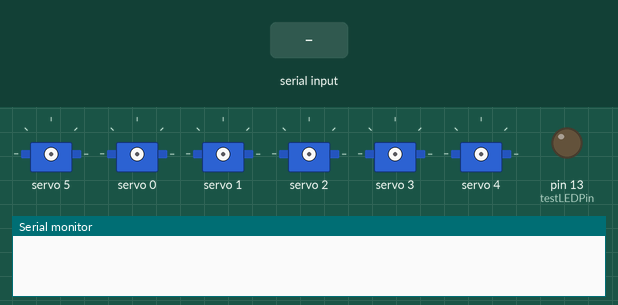
The sketch below on a simulated Arduino Uno, built with avr-gcc and run on an emulated ATmega328P. Shown: 6 × servo, output pins drawn as LEDs (lit = HIGH), the last lines printed to the serial monitor. The test bench sets the inputs (shaded band).

Above: at 1.2 s.
1.3 s: "F\n" received over Serial
2.8 s: byte 65 ('A') received over Serial
4.3 s: byte 66 ('B') received over Serial
At 4.6 s:
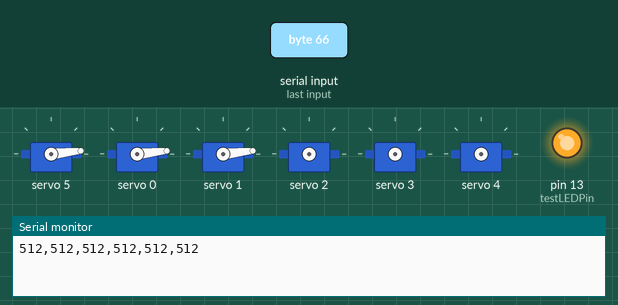
5.8 s: byte 67 ('C') received over Serial
7.3 s: byte 68 ('D') received over Serial
8.8 s: byte 69 ('E') received over Serial
Timing chart, 0 to 11.3 s (numbered marks = the images above; inputs shaded):
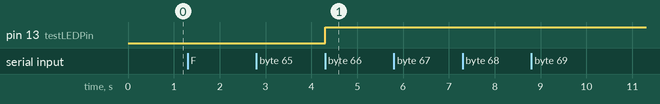

The sketch:

servoControllerTest3.ino
```cpp
//control servos with adafruit servo controller

#include <Wire.h>
#include <Adafruit_PWMServoDriver.h>

// called this way, it uses the default address 0x40
Adafruit_PWMServoDriver pwm = Adafruit_PWMServoDriver();
// you can also call it with a different address you want
//Adafruit_PWMServoDriver pwm = Adafruit_PWMServoDriver(0x41);

// Depending on your servo make, the pulse width min and max may vary, you
// want these to be as small/large as possible without hitting the hard stop
// for max range. You'll have to tweak them as necessary to match the servos you
// have!
#define SERVOMIN  150 // this is the 'minimum' pulse length count (out of 4096)
#define SERVOMAX  600 // this is the 'maximum' pulse length count (out of 4096)

uint8_t servonum = 0;
int pulselength = 0;


// sets up the analog inputs for the piezo sensors
#define piezoSensor1 A0
#define piezoSensor2 A1
#define piezoSensor3 A2
#define piezoSensor4 A3
#define piezoSensor5 A4
#define piezoSensor6 A5

#define testLEDPin 13

boolean readyToTransmit = false;
boolean readyToReceive = true;

//=================== setup() ===================
void setup()
{
  // start serial port at 9600 bps:
  Serial.begin(9600);
  pinMode(testLEDPin, OUTPUT);

  pwm.begin();
  pwm.setPWMFreq(60);  // Analog servos run at ~60 Hz updates

}

//=================== loop() ===================
void loop()
{

  if (readyToTransmit) transmitSensorValuesToProcessing();
  if (readyToReceive) receiveServoValuesFromProcessing();

}

//=================== transmitSensorValuesToProcessing() ===================
void transmitSensorValuesToProcessing(){

    Serial.print(analogRead(piezoSensor1));
    Serial.print(',');
    Serial.print(analogRead(piezoSensor2));
    Serial.print(',');
    Serial.print(analogRead(piezoSensor3));
    Serial.print(',');
    Serial.print(analogRead(piezoSensor4));
    Serial.print(',');
    Serial.print(analogRead(piezoSensor5));
    Serial.print(',');
    Serial.print(analogRead(piezoSensor6));
    Serial.print('\n'); //send a signal to tell Processing that I'm done transmitting sensor values

    //now switch the flag
    readyToTransmit = false;
    readyToReceive = true;
}

//=================== reeciveServoValuesFromProcessing() ===================
void receiveServoValuesFromProcessing(){

  static int v = 0;
  if (Serial.available()) {
    char ch = Serial.read();
    switch(ch) {
    case '0'...'9':
      v = v * 10 + ch - '0';
      break;

    case '\n':  //this means that Processing is ready to receive sensor values
      //now switch the flag
      readyToTransmit = true;
      readyToReceive = false;
      v = 0;
      break;

    case '\t':  //this means that Processing has done transmiting all of the servo values
      v = 0;
      Serial.print('\t'); //send a signal to tell Processing tharrrt I'm done transmitting sensor values
      break;

    case 'A':
      servonum = 0;
      pulselength = map(v, 0, 179, SERVOMIN, SERVOMAX);
      pwm.setPWM(servonum, 0, pulselength);
      v = 0;
      break;

    case 'B':
      digitalWrite(testLEDPin, HIGH);
      servonum = 1;
      pulselength = map(v, 0, 179, 150, 450);
      pwm.setPWM(servonum, 0, pulselength);
      v = 0;
      break;

    case 'C':
      servonum = 2;
      pulselength = map(v, 0, 179, SERVOMIN, SERVOMAX);
      pwm.setPWM(servonum, 0, pulselength);
      v = 0;
      break;

    case 'D':
      servonum = 3;
      pulselength = map(v, 0, 179, SERVOMIN, SERVOMAX);
      pwm.setPWM(servonum, 0, pulselength);
      v = 0;
      break;

    case 'E':
      servonum = 4;
      pulselength = map(v, 0, 179, SERVOMIN, SERVOMAX);
      pwm.setPWM(servonum, 0, pulselength);
      v = 0;
      break;

    case 'F':
      servonum = 5;
      pulselength = map(v, 0, 179, SERVOMIN, SERVOMAX);
      pwm.setPWM(servonum, 0, pulselength);
      v = 0;
      break;
    }
  }
}
```

Measured:
- after the input at 4.3 s, pin 13 (testLEDPin): LOW → HIGH at once
